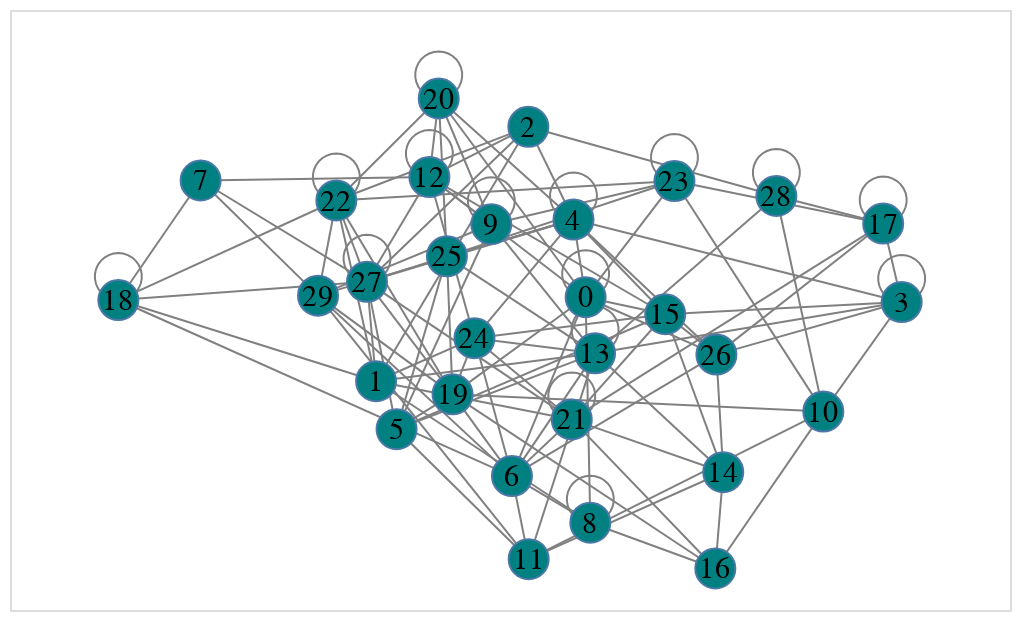

Notebook code cell kept with this figure:
### Markdown cell above
Next, draw an equivalent non-interactive representation with altair-nx:

### Code cell
anx.draw_networkx(G, pos, node_label = 'node')

### Figure 1 — Vega-Lite specification as saved in the notebook (floating-point values rounded to 4 significant figures; data arrays with more than 128 entries replaced by an {"elided": "..."} marker saying what was removed)
{"config": {"view": {"continuousWidth": 300, "continuousHeight": 300}}, "layer": [{"data": {"name": "data-5dccff288c0c00c811f4d1d96385beb5"}, "mark": {"type": "line", "color": "grey", "opacity": 1.0, "strokeWidth": 1}, "encoding": {"detail": {"field": "edge", "type": "quantitative"}, "order": {"field": "order", "type": "quantitative"}, "x": {"axis": null, "field": "x", "type": "quantitative"}, "y": {"axis": null, "field": "y", "type": "quantitative"}}}, {"data": {"name": "data-1c5252139ff294752c8dfbd9209b098a"}, "mark": {"type": "point", "fill": "teal", "opacity": 1.0, "shape": "circle", "size": 400, "strokeWidth": 1.0}, "encoding": {"x": {"axis": null, "field": "x", "type": "quantitative"}, "y": {"axis": null, "field": "y", "type": "quantitative"}}}, {"data": {"name": "data-1c5252139ff294752c8dfbd9209b098a"}, "mark": {"type": "text", "baseline": "middle", "fill": "black", "size": 15}, "encoding": {"text": {"field": "node", "type": "quantitative"}, "x": {"axis": null, "field": "x", "type": "quantitative"}, "y": {"axis": null, "field": "y", "type": "quantitative"}}}], "encoding": {"x": {"scale": {"domain": [-0.2305, 1.897]}}, "y": {"scale": {"domain": [-0.08831, 1.188]}}}, "height": 300.0, "width": 500.0, "$schema": "https://vega.github.io/schema/vega-lite/v5.17.0.json", "datasets": {"data-5dccff288c0c00c811f4d1d96385beb5": {"elided": "677 records"}, "data-1c5252139ff294752c8dfbd9209b098a": [{"node": 0, "x": 0.9942, "y": 0.5772, "importance": 2.205, "name": 311, "viable": "no"}, {"node": 1, "x": 0.5484, "y": 0.3984, "importance": -0.6181, "name": 859, "viable": "no"}, {"node": 2, "x": 0.8724, "y": 0.9397, "importance": -0.8584, "name": 873, "viable": "no"}, {"node": 3, "x": 1.667, "y": 0.567, "importance": -0.8551, "name": 324, "viable": "yes"}, {"node": 4, "x": 0.9684, "y": 0.7425, "importance": 0.3203, "name": 189, "viable": "yes"}, {"node": 5, "x": 0.592, "y": 0.2964, "importance": -0.3685, "name": 901, "viable": "no"}, {"node": 6, "x": 0.8375, "y": 0.1966, "importance": -0.2005, "name": 958, "viable": "yes"}, {"node": 7, "x": 0.1751, "y": 0.8255, "importance": 2.094, "name": 71, "viable": "no"}, {"node": 8, "x": 1.004, "y": 0.09739, "importance": 0.4885, "name": 130, "viable": "yes"}, {"node": 9, "x": 0.7936, "y": 0.7324, "importance": 0.8088, "name": 467, "viable": "yes"}, {"node": 10, "x": 1.5, "y": 0.3338, "importance": -0.9254, "name": 229, "viable": "yes"}, {"node": 11, "x": 0.8731, "y": 0.01976, "importance": -0.3803, "name": 643, "viable": "yes"}, {"node": 12, "x": 0.6618, "y": 0.8329, "importance": 0.1057, "name": 582, "viable": "no"}, {"node": 13, "x": 1.014, "y": 0.4578, "importance": 0.06171, "name": 899, "viable": "yes"}, {"node": 14, "x": 1.287, "y": 0.2049, "importance": 0.9439, "name": 9, "viable": "no"}, {"node": 15, "x": 1.164, "y": 0.541, "importance": -0.08789, "name": 478, "viable": "yes"}, {"node": 16, "x": 1.27, "y": 0.0, "importance": 0.3773, "name": 404, "viable": "yes"}, {"node": 17, "x": 1.627, "y": 0.7339, "importance": -0.8197, "name": 850, "viable": "yes"}, {"node": 18, "x": 0.0, "y": 0.5712, "importance": 0.2318, "name": 415, "viable": "no"}, {"node": 19, "x": 0.7111, "y": 0.3705, "importance": -0.811, "name": 643, "viable": "yes"}, {"node": 20, "x": 0.6817, "y": 1.0, "importance": -1.067, "name": 308, "viable": "no"}, {"node": 21, "x": 0.9648, "y": 0.3172, "importance": 0.8293, "name": 553, "viable": "no"}, {"node": 22, "x": 0.4638, "y": 0.7829, "importance": 0.994, "name": 988, "viable": "yes"}, {"node": 23, "x": 1.183, "y": 0.8244, "importance": -1.139, "name": 202, "viable": "no"}, {"node": 24, "x": 0.7577, "y": 0.4901, "importance": -0.3595, "name": 181, "viable": "no"}, {"node": 25, "x": 0.6991, "y": 0.6641, "importance": -0.2157, "name": 874, "viable": "yes"}, {"node": 26, "x": 1.272, "y": 0.4551, "importance": -0.8706, "name": 781, "viable": "yes"}, {"node": 27, "x": 0.5291, "y": 0.6099, "importance": -0.3902, "name": 837, "viable": "no"}, {"node": 28, "x": 1.4, "y": 0.7926, "importance": -0.02352, "name": 3, "viable": "no"}, {"node": 29, "x": 0.4248, "y": 0.5805, "importance": -0.65, "name": 293, "viable": "no"}]}}
